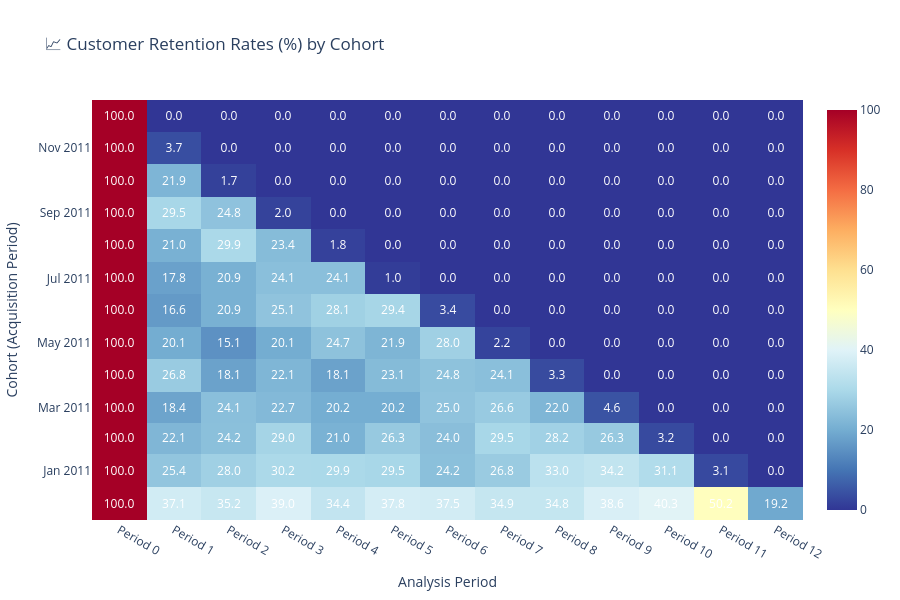

Notebook cell for this chart:
### Code cell
# 🎯 Create Retention Rate Heatmap with Different Styling
print("📈 Creating retention rate heatmap...")

retention_heatmap = plot_cohort_heatmap(
    cohort_data=retention_cohorts,
    title="📈 Customer Retention Rates (%) by Cohort",
    color_scale="RdYlBu_r",    # Red-Yellow-Blue reversed (red=low, blue=high)
    show_values=True,
    value_format=".1f",        # One decimal place for percentages
    width=900,
    height=600
)

retention_heatmap.show()

print("🎯 Retention heatmap complete!")
print("💡 Interpretation: Blue = high retention, Red = low retention")
print("🔍 Look for: Which cohorts retain users best? How does retention decay?")

### Figure 1 — Plotly figure (JSON) as saved in the notebook; plotly's stock layout.template omitted (floating-point values rounded to 4 significant figures; data arrays with more than 128 entries replaced by an {"elided": "..."} marker saying what was removed)
{"data": [{"colorscale": [[0, "rgb(49,54,149)"], [0.1, "rgb(69,117,180)"], [0.2, "rgb(116,173,209)"], [0.3, "rgb(171,217,233)"], [0.4, "rgb(224,243,248)"], [0.5, "rgb(255,255,191)"], [0.6, "rgb(254,224,144)"], [0.7, "rgb(253,174,97)"], [0.8, "rgb(244,109,67)"], [0.9, "rgb(215,48,39)"], [1, "rgb(165,0,38)"]], "hoverongaps": false, "showscale": true, "text": {"elided": "13x13 float values"}, "textfont": {"color": "white", "size": 12}, "texttemplate": "%{text:.1f}", "type": "heatmap", "x": ["Period 0", "Period 1", "Period 2", "Period 3", "Period 4", "Period 5", "Period 6", "Period 7", "Period 8", "Period 9", "Period 10", "Period 11", "Period 12"], "y": ["2010-12-01", "2011-01-01", "2011-02-01", "2011-03-01", "2011-04-01", "2011-05-01", "2011-06-01", "2011-07-01", "2011-08-01", "2011-09-01", "2011-10-01", "2011-11-01", "2011-12-01"], "z": {"elided": "13x13 float values"}}], "layout": {"font": {"size": 12}, "height": 600, "title": {"text": "📈 Customer Retention Rates (%) by Cohort"}, "width": 900, "xaxis": {"title": {"text": "Analysis Period"}}, "yaxis": {"autorange": true, "title": {"text": "Cohort (Acquisition Period)"}}}}
